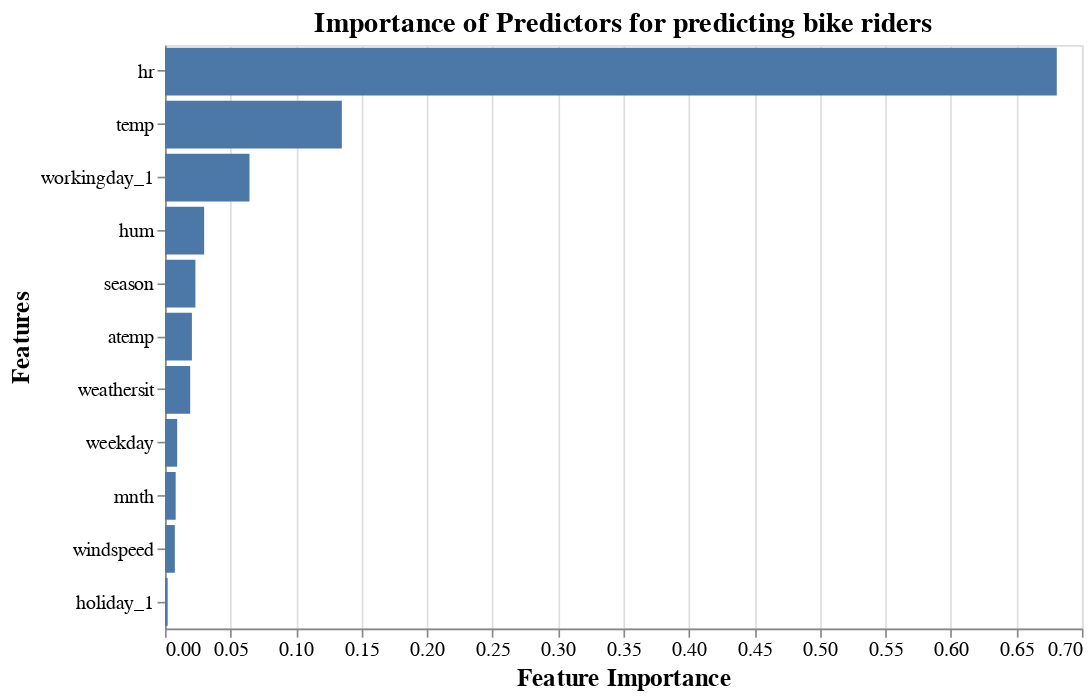

Write notebook code for a chart like this one.
### Code cell
chart1 = alt.Chart(data_importance).mark_bar().encode(
    x=alt.X('Feature Importance:Q'),
    y=alt.Y('Features:O', sort=alt.EncodingSortField(field="Feature Importance", op="sum", order='descending'))
).properties(title="Importance of Predictors for predicting bike riders",
                    width=550, height=350, background='white').configure_axisX(labelFontSize=12,
    titleFontSize=15).configure_axisY(labelFontSize=12,
    titleFontSize=15).configure_title(fontSize=17)

chart1

### Figure 1 — Vega-Lite specification as saved in the notebook (floating-point values rounded to 4 significant figures)
{"$schema": "https://vega.github.io/schema/vega-lite/v3.4.0.json", "background": "white", "config": {"axisX": {"labelFontSize": 12, "titleFontSize": 15}, "axisY": {"labelFontSize": 12, "titleFontSize": 15}, "mark": {"tooltip": null}, "title": {"fontSize": 17}, "view": {"height": 300, "width": 400}}, "data": {"name": "data-cc06717ed630305a987e6090733a6002"}, "datasets": {"data-cc06717ed630305a987e6090733a6002": [{"Feature Importance": 0.135, "Features": "temp"}, {"Feature Importance": 0.02051, "Features": "atemp"}, {"Feature Importance": 0.02987, "Features": "hum"}, {"Feature Importance": 0.00749, "Features": "windspeed"}, {"Feature Importance": 0.002025, "Features": "holiday_1"}, {"Feature Importance": 0.06449, "Features": "workingday_1"}, {"Feature Importance": 0.02318, "Features": "season"}, {"Feature Importance": 0.008132, "Features": "mnth"}, {"Feature Importance": 0.6808, "Features": "hr"}, {"Feature Importance": 0.009278, "Features": "weekday"}, {"Feature Importance": 0.01921, "Features": "weathersit"}]}, "encoding": {"x": {"field": "Feature Importance", "type": "quantitative"}, "y": {"field": "Features", "sort": {"field": "Feature Importance", "op": "sum", "order": "descending"}, "type": "ordinal"}}, "height": 350, "mark": "bar", "title": "Importance of Predictors for predicting bike riders", "width": 550}
